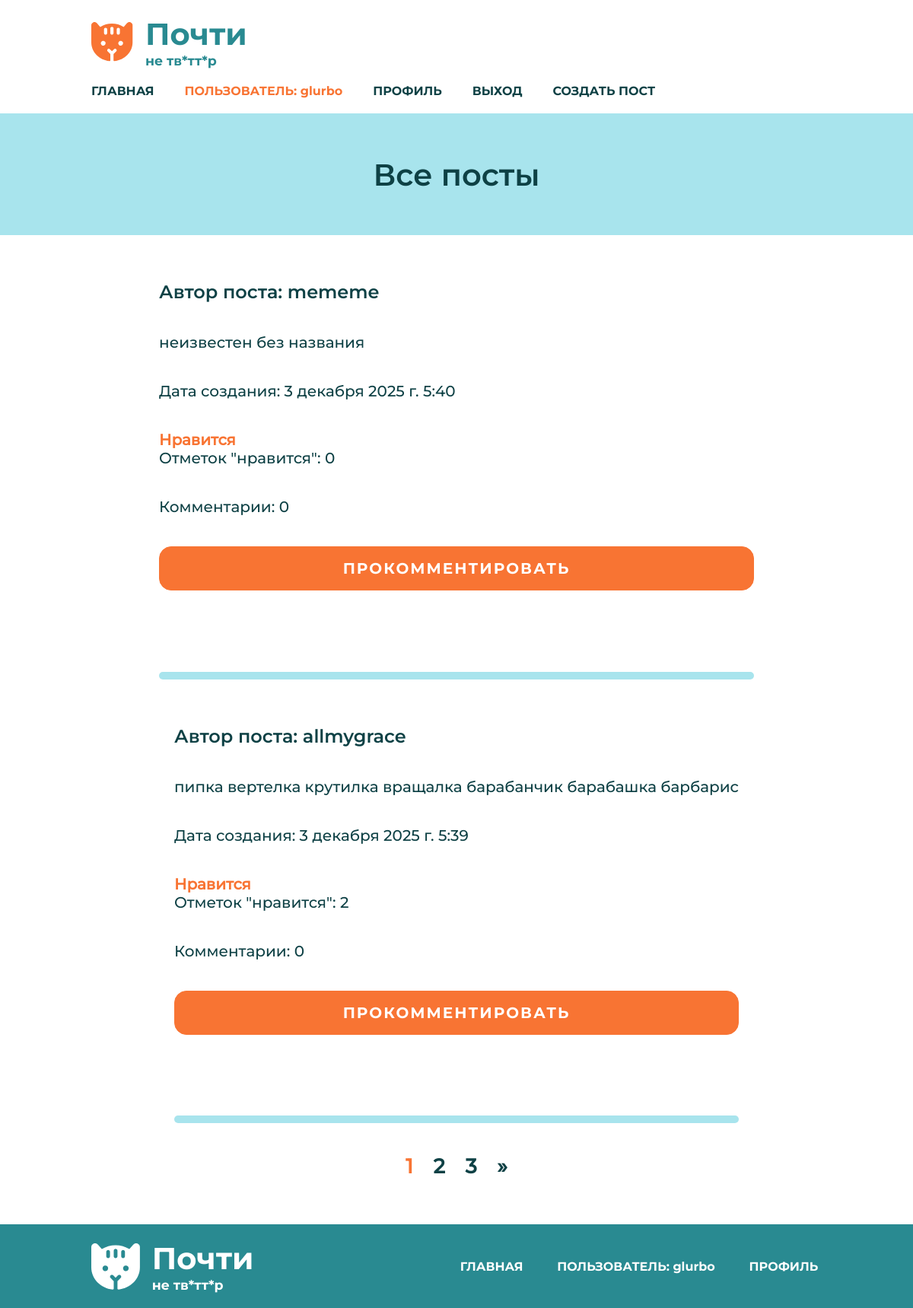
Screenshot of /posts/ (signed in) with the database file from the repository.
### posts/models.py (models this page shows, shortened)
class ReallyUser(AbstractUser):
    avatar = models.ImageField(upload_to='avatars/', blank=True, null=True,
                               verbose_name='Аватар', default='avatars/image.png')
    biography = models.CharField(max_length=250, verbose_name="Биография", null=True)
    class Meta(AbstractUser.Meta):
        pass

class Post(models.Model):
    post_text = models.TextField(verbose_name="Текст поста")
    author = models.ForeignKey('ReallyUser', on_delete=models.CASCADE, verbose_name='Автор поста', null=True)
    pub_date = models.DateTimeField(default=datetime.now, verbose_name="Дата публикации")
    likes = models.ManyToManyField(settings.AUTH_USER_MODEL, related_name="liked_posts", blank=True)
    class Meta:
        verbose_name = 'Пост'
        verbose_name_plural = 'Посты'

### posts/views.py (the view)
# urls.py: path('', views.index, name='index'),
def index(request):
    posts = Post.objects.annotate(comment_count=Count('comment', distinct=True), likes_count=Count('likes', distinct=True)).order_by('-pub_date')[:50]
    paginator = Paginator(posts, 2)
    if 'page' in request.GET:
        page_num = request.GET['page']
    else:
        page_num = 1
    page = paginator.get_page(page_num)
    context = {'posts': page.object_list, 'page': page}
    return render(request, 'index.html', context)

### posts/templates/index.html (shortened to what this page needs)
{% extends "base_generic.html" %}
{% block content %}
<section class="title">
            <h1>Все посты</h1>
        </section>
        <section class="articles-wrapper">
            <div class="articles">
                <div class="four-articles">
                    {% if posts %}
                    {% for post in posts %}
                    <article>
                        <div class="article-inner">
                            <div class="article-text">
                                <h3>Автор поста: {{ post.author }}</h3>
                                <p>{{ post.post_text }}</p>
                                <p>Дата создания: {{ post.pub_date }}</p>
                                 {% if request.user.is_authenticated %}
            <p class="lele">
                <a href="{% url 'toggle_like' pk=post.pk %}">
                    {% if request.user in post.likes.all %}
                        Уже не нравится
                    {% else %}
                        Нравится
                    {% endif %}
                </a>
                <span>Отметок "нравится": {{ post.likes_count }}</span>
            </p>
        {% else %}
            <p>Отметок "нравится": {{ post.likes_count }}</p>
        {% endif %}
        <p>Комментарии: {{ post.comment_count }}</p>
                            </div>
                            <div class="article-buttons">
                                <a href="{% url 'add-comment' pk=post.pk %}" class="button">ПРОКОММЕНТИРОВАТЬ</a>
                                <form>
                                    <div class="favourite">
                                        <input class="fav-input" type="checkbox" id="fav1" checked>
                                    </div>
                                </form>
                            </div>
                            <div class="line"></div>
                            {% endfor %}
                            {% if page.paginator.num_pages > 1 %}
    <div class="pagination">
        <div class="pagination-list">
            {% for num in page.paginator.page_range %}
                <div class="pagination-item {% if num == page.number %}active{% endif %}">
                    {% if num == page.number %}
                        <span class="pagination-link">{{ num }}</span>
                    {% else %}
                        <a href="?page={{ num }}" class="pagination-link">{{ num }}</a>
                    {% endif %}
                </div>
            {% endfor %}
            {% if page.has_next %}
                <div class="pagination-item">
                    <a href="?page={{ page.next_page_number }}" class="pagination-link">&raquo;</a>
                </div>
            {% endif %}
        </div>
    </div>
                            {% endif %}
                            {% else %}
                             <p>Нет постов :(</p>
                            {% endif %}
                        </div>
                    </article>
                </div>
            </div>
        </section>
{% endblock %}

### posts/templates/base_generic.html (shortened to what this page needs)
<!DOCTYPE html>
<html lang="ru">
<head>
    {% load static %}
    <link rel="stylesheet" href="{% static 'css/style.css' %}" />
</head>
<body>
    <header class="header-wrapper">
        <div class="header">
            <a class="logo" href="{% url 'index' %}">
                <img src="{% static 'media/logo.svg' %}" alt="Логотип">
                <div class="logo-wrapper">
                    <h1>Почти</h1>
                    <h3>не тв*тт*р</h3>
                </div>
            </a>
            <nav class="header-nav">
                <a href="{% url 'index' %}">ГЛАВНАЯ</a>
                {% if user.is_authenticated %}
                <p class="like-link">ПОЛЬЗОВАТЕЛЬ: {{ user.get_username }}</p>
                <a href="{% url 'profile' %}">ПРОФИЛЬ</a>
                <a href="{% url 'logout' %}">ВЫХОД</a>
                <a href="{% url 'create' %}">СОЗДАТЬ ПОСТ</a>
                {% else %}
                    <a href="{% url 'login' %}">ВОЙТИ</a>
                    <a href="{% url 'register' %}">РЕГИСТРАЦИЯ</a>
                {% endif %}
            </nav>
        </div>
    </header>
    <main>
        {% block content %}
        {% endblock %}
    </main>
    <footer>
        <div class="footer-wrapper">
            <a class="logo" href="{% url 'index' %}">
                <img src="{% static 'media/footer-logo.svg' %}" alt="Логотип">
                <div class="logo-wrapper">
                    <h1>Почти</h1>
                    <h3>не тв*тт*р</h3>
                </div>
            </a>
                <nav class="footer-nav">
                    <a href="{% url 'index' %}">ГЛАВНАЯ</a>
                {% if user.is_authenticated %}
                <p class="like-link-f">ПОЛЬЗОВАТЕЛЬ: {{ user.get_username }}</p>
                <a href="{% url 'profile' %}">ПРОФИЛЬ</a>
                {% else %}
                    <a href="{% url 'login' %}">ВОЙТИ</a>
                    <a href="{% url 'register' %}">РЕГИСТРАЦИЯ</a>
                {% endif %}
                </nav>
        </div>
    </footer>
</body>
</html>

### posts/static/css/style.css (style rules this page uses)
* { box-sizing: border-box; margin: 0; padding: 0; }
body { font-family: 'Montserrat Medium', sans-serif; font-size: 15pt; }
main { display: flex; flex-direction: column; row-gap: 1em; }
a { text-decoration: none; }
.header-wrapper { background: #fff; display: flex; justify-content: center; align-items: center; min-height: 4em; padding: 1em 0; }
.header { width: 80%; display: flex; justify-content: space-between; align-items: center; flex-wrap: wrap; gap: 1em; }
.logo { display: flex; column-gap: 0.8em; font-family: 'Montserrat Bold', sans-serif; align-items: center; padding-right: 1em; }
.logo img { max-width: 25%; }
.logo-wrapper { display: flex; flex-direction: column; color: #298A91; }
.logo-wrapper h1 { font-size: 30pt; }
.logo-wrapper h3 { font-size: 13pt; font-weight: normal; }
.header-nav { display: flex; gap: 2em; flex-wrap: wrap; }
.header-nav a, .like-link { font-family: 'Montserrat Bold', sans-serif; color: #0E4145; font-size: 12pt; }
footer { background: #298A91; display: flex; justify-content: center; align-items: center; min-height: 4em; padding: 1em 0; }
.footer-wrapper { width: 80%; display: flex; justify-content: space-between; align-items: center; gap: 1em; flex-wrap: wrap; }
.footer-wrapper .logo-wrapper { display: flex; flex-direction: column; color: #fff; }
.footer-nav { display: flex; width: 50%; justify-content: space-evenly; gap: 2em; flex-wrap: wrap; }
.footer-nav a, .like-link-f { font-family: 'Montserrat Bold', sans-serif; color: #fff; font-size: 12pt; }
.button { color: #fff; font-size: 15pt; font-family: 'Montserrat Bold', sans-serif; background-color: #F87433; border: 1px solid #F87433; border-radius: 0.8em; display: flex; padding: 0.8em; letter-spacing: 0.1em; justify-content: center; width: 100%; }
.title { color:#0E4145; justify-content: center; font-size: 20pt; font-family: 'Montserrat SemiBold', sans-serif; display: flex; min-height: 6em; align-items: center; background-color: #a8e4ed; }
.articles-wrapper { min-height: 50em; display: flex; justify-content: center; padding: 1em 0; }
.articles { width: 80%; display: flex; flex-direction: column; row-gap: 3em; }
article { align-items: center; }
.four-articles { display: flex; align-items: center; flex-direction: column; row-gap: 3em; flex-wrap: wrap; }
.four-articles article { display: flex; column-gap: 2em; border-radius: 0.8em; }
.article-inner { display: flex; flex-direction: column; padding: 1em; row-gap: 2em; }
.article-buttons { display: flex; justify-content: space-between; flex-direction: column; }
.article-text { display: flex; flex-direction: column; row-gap: 2em; color: #0E4145; }
.article-text h3 { font-family: 'Montserrat SemiBold', sans-serif; font-size: 18pt; }
.favourite { width: fit-content; display: flex; justify-content: center; align-items: center; }
.fav-input { appearance: none; position: relative; background-image: url('../media/favourite.svg'); width: 3.5em; height: 3.5em; background-repeat: no-repeat; background-position: center; background-size: contain; }
.fav-input::after { content: ""; position: absolute; width: 0px; height: 0px; background-image: url('../media/favourite-checked.svg'); background-repeat: no-repeat; background-position: center; background-size: contain; }
.fav-input:checked::after { width: 3.5em; height: 3.5em; }
.like-link { color: #F87433; }
.pagination { align-self: center; display: flex; align-items: center; justify-content: center; }
.pagination-list { display: flex; column-gap: 1em; font-weight: bold; font-size: 20pt; color: #F87433; }
.pagination-list a { color: #0E4145; }
.line { border-radius: 0.8em; width: 100%; height: 0.5em; background-color: #a8e4ed; }
.lele { display: flex; flex-direction: column; color:#0E4145; }
.lele a { font-weight: bold; color: #F87433; }
.article-buttons { row-gap: 1em; }

### rows the page displays
ReallyUser: get_username "glurbo"
Post: author "mememe", post_text "неизвестен без названия", pub_date "3 декабря 2025 г. 5:40", shows "Нравится", likes_count "0", comment_count "0"
Post: author "allmygrace", post_text "пипка вертелка крутилка вращалка барабанчик барабашка барбарис", pub_date "3 декабря 2025 г. 5:39", shows "Нравится", likes_count "2", comment_count "0"

### other values shown
{{ num }} "1"
{{ num }} "2" "3"
